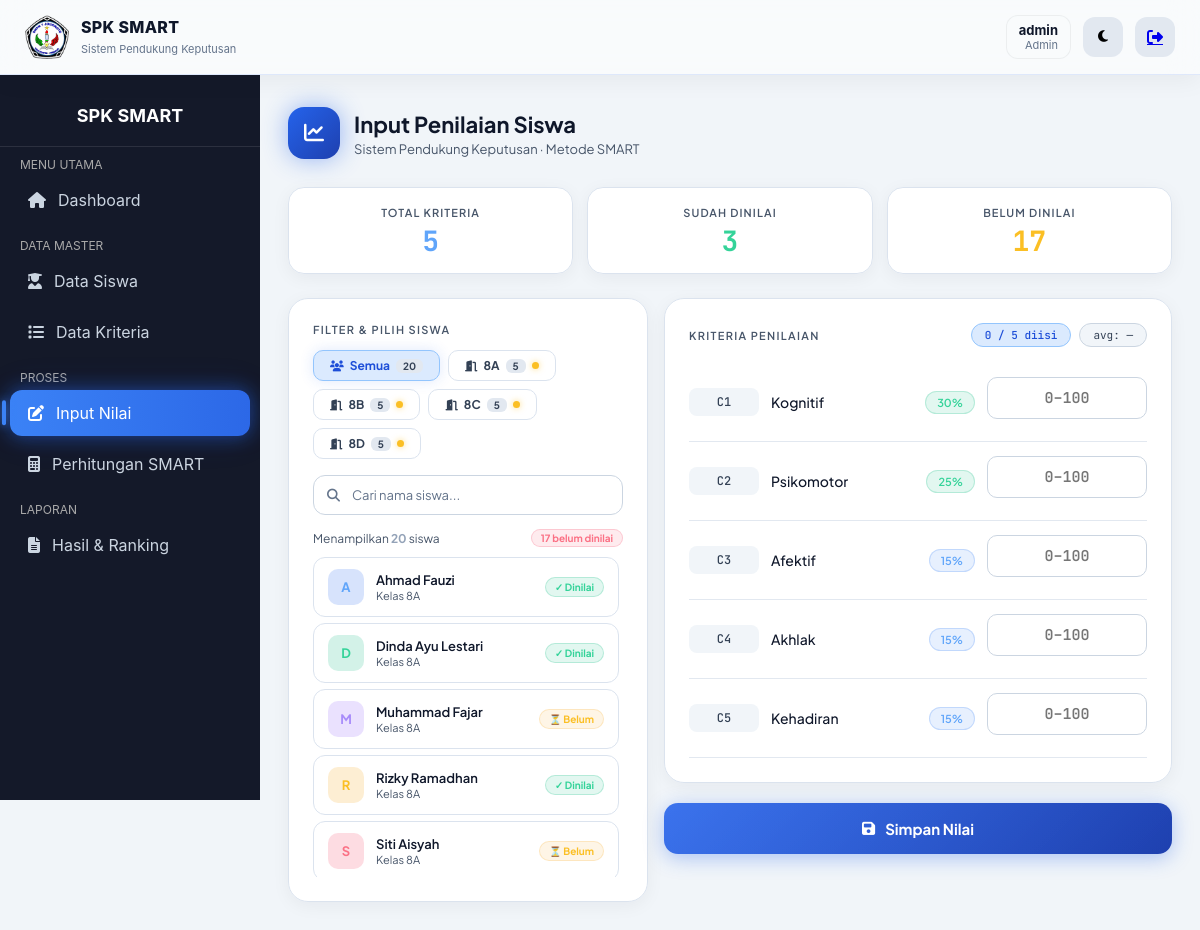
The page /penilaian.php (signed in) on the database its author committed.
### tables this page shows
CREATE TABLE `siswa` (
  `id_siswa` int(11) NOT NULL,
  `nis` varchar(20) DEFAULT NULL,
  `nama_siswa` varchar(100) NOT NULL,
  `kelas` varchar(10) NOT NULL
);

CREATE TABLE `kriteria` (
  `id` int(11) NOT NULL,
  `kode` varchar(5) DEFAULT NULL,
  `nama_kriteria` varchar(100) DEFAULT NULL,
  `bobot` decimal(3,2) DEFAULT NULL
);

### penilaian.php (the view, shortened to what this page needs)
<?php
require_once 'config/database.php';
$siswa = $pdo->query("
    SELECT s.*,
           CASE WHEN COUNT(n.id_siswa) > 0 THEN 1 ELSE 0 END as sudah_dinilai
    FROM siswa s
    LEFT JOIN nilai n ON s.id_siswa = n.id_siswa
    GROUP BY s.id_siswa
    ORDER BY s.kelas ASC, s.nama_siswa ASC
")->fetchAll(PDO::FETCH_ASSOC);
$kriteria = $pdo->query("SELECT * FROM kriteria ORDER BY id ASC")->fetchAll(PDO::FETCH_ASSOC);
$total    = count($kriteria);
$kelasList = array_values(array_unique(array_column($siswa, 'kelas')));
sort($kelasList);
$siswaPerKelas = [];
foreach ($siswa as $s) {
    $siswaPerKelas[$s['kelas']][] = $s;
}
$totalSudah = count(array_filter($siswa, fn($s) => $s['sudah_dinilai']));
$totalBelum = count($siswa) - $totalSudah;
?>
<!DOCTYPE html>
<html lang="id">
<head>
<link rel="stylesheet" href="assets/style.css">
<link href="https://cdnjs.cloudflare.com/ajax/libs/font-awesome/6.4.0/css/all.min.css" rel="stylesheet">
</head>
<body>
<?php include 'layout/header.php'; ?>
<?php include 'layout/sidebar.php'; ?>
<main class="main-content">
    <div class="page-header">
        <div class="page-icon">
            <i class="fa-solid fa-chart-line"></i>
        </div>
        <div>
            <div class="page-heading">Input Penilaian Siswa</div>
            <div class="page-subheading">Sistem Pendukung Keputusan &middot; Metode SMART</div>
        </div>
    </div>
    <div class="summary-row">
        <div class="s-card blue">
            <div class="s-label">Total Kriteria</div>
            <div class="s-value"><?= $total ?></div>
        </div>
        <div class="s-card green">
            <div class="s-label">Sudah Dinilai</div>
            <div class="s-value"><?= $totalSudah ?></div>
        </div>
        <div class="s-card amber">
            <div class="s-label">Belum Dinilai</div>
            <div class="s-value"><?= $totalBelum ?></div>
        </div>
    </div>
    <form method="POST" action="simpan_nilai.php" id="formNilai">
    <div class="form-grid">
        <div class="sticky-panel">
            <div class="spk-card anim-1" style="margin-bottom:0;">
                <div class="card-label">Filter & Pilih Siswa</div>
                <div class="kelas-filter-wrap" id="kelasTabs">
                    <div class="kelas-tab active" data-kelas="semua" onclick="filterKelas('semua')">
                        <i class="fas fa-users" style="font-size:11px;"></i>
                        Semua
                        <span class="kt-count"><?= count($siswa) ?></span>
                    </div>
                    <?php foreach($kelasList as $kl):
                        $jumlah = count($siswaPerKelas[$kl] ?? []);
                        $belumKelas = count(array_filter($siswaPerKelas[$kl] ?? [], fn($s)=>!$s['sudah_dinilai']));
                    ?>
                    <div class="kelas-tab" data-kelas="<?= htmlspecialchars($kl) ?>" onclick="filterKelas('<?= htmlspecialchars($kl) ?>')">
                        <i class="fas fa-door-open" style="font-size:11px;"></i>
                        <?= htmlspecialchars($kl) ?>
                        <span class="kt-count"><?= $jumlah ?></span>
                        <?php if($belumKelas > 0): ?>
                        <span style="width:7px;height:7px;border-radius:50%;background:#fbbf24;flex-shrink:0;box-shadow:0 0 6px rgba(251,191,36,.6);"></span>
                        <?php endif; ?>
                    </div>
                    <?php endforeach; ?>
                </div>
                <div class="search-bar-wrap">
                    <input type="text" class="siswa-search-input" id="siswaSearchInput"
                           placeholder="Cari nama siswa..." oninput="filterSiswa()">
                </div>
                <div class="kelas-info-bar">
                    <div class="kelas-info-label">Menampilkan <strong id="countShown"><?= count($siswa) ?></strong> siswa</div>
                    <div id="belumBadge" class="kelas-empty-badge" style="display:<?= $totalBelum>0?'block':'none' ?>;">
                        <?= $totalBelum ?> belum dinilai
                    </div>
                </div>
                <div class="siswa-panel" id="siswaPanelList">
                    <?php
                    $avatarColors = [
                        ['rgba(37,99,235,.18)','#60a5fa'],
                        ['rgba(16,185,129,.18)','#34d399'],
                        ['rgba(139,92,246,.18)','#a78bfa'],
                        ['rgba(245,158,11,.18)','#fbbf24'],
                        ['rgba(244,63,94,.18)','#fb7185'],
                        ['rgba(6,182,212,.18)','#22d3ee'],
                        ['rgba(249,115,22,.18)','#f97316'],
                        ['rgba(99,102,241,.18)','#818cf8'],
                    ];
                    foreach($siswa as $idx => $s):
                        [$avBg,$avC] = $avatarColors[$idx % count($avatarColors)];
                        $inisial = strtoupper(substr($s['nama_siswa'],0,1));
                        $badgeClass = $s['sudah_dinilai'] ? 'done' : 'todo';
                        $badgeText  = $s['sudah_dinilai'] ? '✓ Dinilai' : '⏳ Belum';
                    ?>
                    <div class="siswa-item"
                         data-id="<?= $s['id_siswa'] ?>"
                         data-nama="<?= htmlspecialchars($s['nama_siswa']) ?>"
                         data-kelas="<?= htmlspecialchars($s['kelas']) ?>"
                         data-dinilai="<?= $s['sudah_dinilai'] ?>"
                         onclick="pilihSiswa(this)">
                        <div class="si-avatar" style="background:<?= $avBg ?>;color:<?= $avC ?>;"><?= $inisial ?></div>
                        <div class="si-info">
                            <div class="si-nama"><?= htmlspecialchars($s['nama_siswa']) ?></div>
                            <div class="si-kelas">Kelas <?= htmlspecialchars($s['kelas']) ?></div>
                        </div>
                        <span class="si-badge <?= $badgeClass ?>"><?= $badgeText ?></span>
                    </div>
                    <?php endforeach; ?>
                </div>
            </div>
        </div>
        <div>
            <div class="spk-card anim-2">
                <div class="k-header-row">
                    <div class="card-label" style="margin:0;">Kriteria Penilaian</div>
                    <div style="display:flex;align-items:center;gap:8px;">
                        <div class="progress-pill" id="progressPill">0 / <?= $total ?> diisi</div>
                        <div style="font-family:'JetBrains Mono',monospace;font-size:11px;color:#475569;
                            background:rgba(255,255,255,.04);border:1px solid rgba(255,255,255,.07);
                            border-radius:20px;padding:4px 13px;" id="avgPill">avg: —</div>
                    </div>
                </div>
                <?php
                function bobotClass(float $b): string {
                    $p = $b * 100;
                    if ($p >= 25) return 'bobot-high';
                    if ($p >= 15) return 'bobot-mid';
                    return 'bobot-low';
                }
                ?>
                <?php foreach ($kriteria as $idx => $k):
                    $pct = round((float)$k['bobot'] * 100);
                    $cls = bobotClass((float)$k['bobot']);
                ?>
                <div class="k-row">
                    <div class="k-code"><?= htmlspecialchars($k['kode']) ?></div>
                    <div class="k-name"><?= htmlspecialchars($k['nama_kriteria']) ?></div>
                    <div class="bobot-pill <?= $cls ?>"><?= $pct ?>%</div>
                    <div class="nilai-wrap">
                        <input
                            class="nilai-input"
                            type="number"
                            name="nilai[<?= htmlspecialchars($k['kode']) ?>]"
                            min="0" max="100"
                            placeholder="0–100"
                            data-idx="<?= $idx ?>"
                            oninput="onNilai(this)"
                            required>
                        <div class="nilai-bar">
                        </div>
                    </div>
                </div>
                <?php endforeach; ?>
            </div>
            <button type="submit" class="submit-btn">
                <i class="fa-solid fa-floppy-disk"></i>
                Simpan Nilai
            </button>
        </div>
    </div>
    </form>
</main>
</body>
</html>

### style.css (style rules this page uses)
* { margin:0; padding:0; box-sizing:border-box; }
body { font-family:'Inter',sans-serif; background:#f1f5f9; color:#0f172a; transition:0.3s ease; }
html { scroll-behavior:smooth; }
.main-content { margin-left:260px; margin-top:75px; padding:25px; }

### rows shown on the page
siswa: nama_siswa "A", nama_siswa "Ahmad Fauzi", kelas "8A", badgeText "✓ Dinilai"
siswa: nama_siswa "D", nama_siswa "Dinda Ayu Lestari", kelas "8A", badgeText "✓ Dinilai"
siswa: nama_siswa "M", nama_siswa "Muhammad Fajar", kelas "8A", badgeText "⏳ Belum"
siswa: nama_siswa "R", nama_siswa "Rizky Ramadhan", kelas "8A", badgeText "✓ Dinilai"
siswa: nama_siswa "S", nama_siswa "Siti Aisyah", kelas "8A", badgeText "⏳ Belum"
kriteria: kode "C1", nama_kriteria "Kognitif", bobot "30"
kriteria: kode "C2", nama_kriteria "Psikomotor", bobot "25"
kriteria: kode "C3", nama_kriteria "Afektif", bobot "15"
kriteria: kode "C4", nama_kriteria "Akhlak", bobot "15"
kriteria: kode "C5", nama_kriteria "Kehadiran", bobot "15"

### other values the page prints
$_SESSION['username'] "admin"
$_SESSION['role'] "Admin"
$total "5"
$totalSudah "3"
$totalBelum "17"
count($siswa) "20"
$kl "8A"
$jumlah "5"
$kl "8B"
$kl "8C"
$kl "8D"
